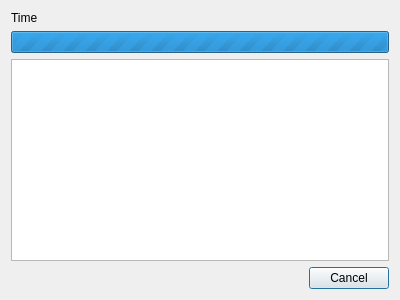
<?xml version="1.0" encoding="UTF-8"?>
<ui version="4.0">
 <class>AsyncTaskDialog</class>
 <widget class="QDialog" name="AsyncTaskDialog">
  <property name="geometry">
   <rect>
    <x>0</x>
    <y>0</y>
    <width>400</width>
    <height>300</height>
   </rect>
  </property>
  <property name="windowTitle">
   <string>Iaito</string>
  </property>
  <layout class="QVBoxLayout" name="verticalLayout">
   <item>
    <widget class="QLabel" name="timeLabel">
     <property name="text">
      <string>Time</string>
     </property>
    </widget>
   </item>
   <item>
    <widget class="QProgressBar" name="progressBar">
     <property name="maximum">
      <number>0</number>
     </property>
     <property name="textVisible">
      <bool>false</bool>
     </property>
     <property name="orientation">
      <enum>Qt::Horizontal</enum>
     </property>
    </widget>
   </item>
   <item>
    <widget class="QPlainTextEdit" name="logTextEdit">
     <property name="readOnly">
      <bool>true</bool>
     </property>
    </widget>
   </item>
   <item>
    <widget class="QDialogButtonBox" name="buttonBox">
     <property name="orientation">
      <enum>Qt::Horizontal</enum>
     </property>
     <property name="standardButtons">
      <set>QDialogButtonBox::Cancel</set>
     </property>
    </widget>
   </item>
  </layout>
 </widget>
 <resources/>
 <connections>
  <connection>
   <sender>buttonBox</sender>
   <signal>accepted()</signal>
   <receiver>AsyncTaskDialog</receiver>
   <slot>accept()</slot>
   <hints>
    <hint type="sourcelabel">
     <x>248</x>
     <y>254</y>
    </hint>
    <hint type="destinationlabel">
     <x>157</x>
     <y>274</y>
    </hint>
   </hints>
  </connection>
  <connection>
   <sender>buttonBox</sender>
   <signal>rejected()</signal>
   <receiver>AsyncTaskDialog</receiver>
   <slot>reject()</slot>
   <hints>
    <hint type="sourcelabel">
     <x>316</x>
     <y>260</y>
    </hint>
    <hint type="destinationlabel">
     <x>286</x>
     <y>274</y>
    </hint>
   </hints>
  </connection>
 </connections>
</ui>
